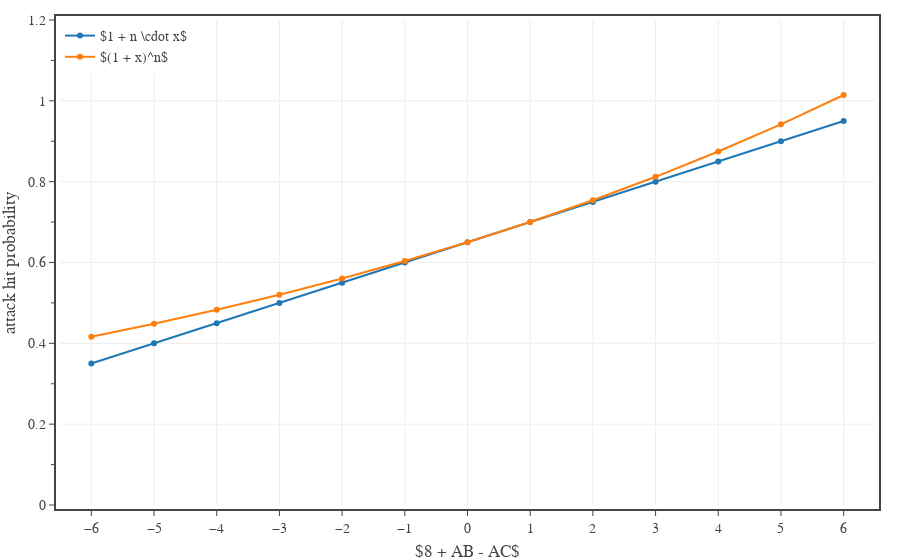

Notebook code for this chart:
### Code cell
x = 0.05
n = np.array(range(-6, 7))

# create figure
fig = go.Figure(
    layout=go.Layout(
        template=TFB_TEMPLATE,
        margin=dict(l=60, r=25, b=55, t=20, pad=4),
        xaxis=dict(
            title_text='$8 + AB - AC$',
            range=[-6.5,6.5],
            tick0=0, dtick=1,
            #minor=dict(tick0=0, dtick=1),
        ),
        yaxis=dict(
            title_text='attack hit probability',
            range=[0,1.2],
            tick0=0, dtick=0.2,
            minor=dict(tick0=0, dtick=0.1),
        ),
        legend=dict(
            xanchor='left', yanchor='top',
            x=0.00, y=1.00,
            orientation='v',
            tracegroupgap=0,
        )
    )
)


#ax.plot(n, np.multiply(0.05, np.add(12, n)), '-', label='1 + n*x', color='k')
#ax.plot(n, np.multiply(0.60, np.power(1.083, n)), '-', label='(1 + x)^n', color='r')

fig.add_trace(go.Scatter(
    x=n, 
    y=np.multiply(0.05, np.add(13, n)),
    mode='markers+lines', 
    name='$1 + n \cdot x$',
    hovertemplate=
        'n %{x}<br>'+
        'Hit Probability %{y:,.0%}' + 
        '<extra></extra>'
))

fig.add_trace(go.Scatter(
    x=n, 
    y=np.multiply(0.65, np.power(1.077, n)),
    mode='markers+lines', 
    name='$(1 + x)^n$',
    hovertemplate=
        'n %{x}<br>'+
        'Hit Probability %{y:,.0%}' + 
        '<extra></extra>'
))

### Figure 1 — Plotly figure (JSON) as saved in the notebook; plotly's stock layout.template omitted (floating-point values rounded to 4 significant figures)
{"data": [{"hovertemplate": "n %{x}<br>Hit Probability %{y:,.0%}<extra></extra>", "mode": "markers+lines", "name": "$1 + n \\cdot x$", "type": "scatter", "x": [-6, -5, -4, -3, -2, -1, 0, 1, 2, 3, 4, 5, 6], "y": [0.35, 0.4, 0.45, 0.5, 0.55, 0.6, 0.65, 0.7, 0.75, 0.8, 0.85, 0.9, 0.95]}, {"hovertemplate": "n %{x}<br>Hit Probability %{y:,.0%}<extra></extra>", "mode": "markers+lines", "name": "$(1 + x)^n$", "type": "scatter", "x": [-6, -5, -4, -3, -2, -1, 0, 1, 2, 3, 4, 5, 6], "y": [0.4165, 0.4486, 0.4831, 0.5203, 0.5604, 0.6035, 0.65, 0.7, 0.754, 0.812, 0.8745, 0.9419, 1.014]}], "layout": {"legend": {"orientation": "v", "tracegroupgap": 0, "x": 0, "xanchor": "left", "y": 1, "yanchor": "top"}, "margin": {"b": 55, "l": 60, "pad": 4, "r": 25, "t": 20}, "xaxis": {"dtick": 1, "range": [-6.5, 6.5], "tick0": 0, "title": {"text": "$8 + AB - AC$"}}, "yaxis": {"dtick": 0.2, "minor": {"dtick": 0.1, "tick0": 0}, "range": [0, 1.2], "tick0": 0, "title": {"text": "attack hit probability"}}}}
